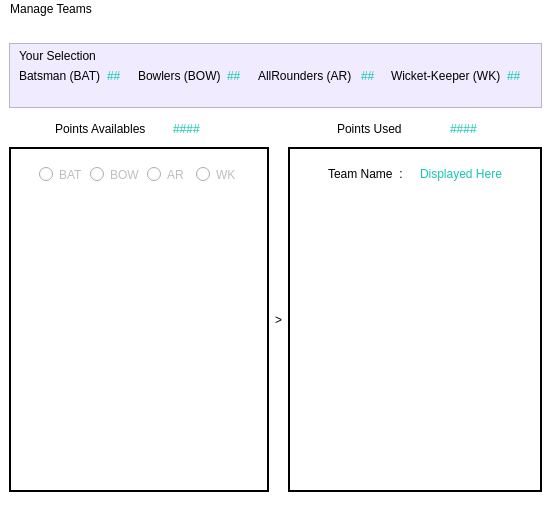
<?xml version="1.0" encoding="UTF-8"?>
<ui version="4.0">
 <class>MainWindow</class>
 <widget class="QMainWindow" name="MainWindow">
  <property name="geometry">
   <rect>
    <x>0</x>
    <y>0</y>
    <width>551</width>
    <height>523</height>
   </rect>
  </property>
  <property name="font">
   <font>
    <family>Arial</family>
   </font>
  </property>
  <property name="windowTitle">
   <string>MainWindow</string>
  </property>
  <property name="styleSheet">
   <string notr="true">background-color: rgb(255, 255, 255);</string>
  </property>
  <widget class="QWidget" name="central_w">
   <layout class="QVBoxLayout" name="verticalLayout_3">
    <item>
     <spacer name="verticalSpacer">
      <property name="orientation">
       <enum>Qt::Vertical</enum>
      </property>
      <property name="sizeType">
       <enum>QSizePolicy::Preferred</enum>
      </property>
      <property name="sizeHint" stdset="0">
       <size>
        <width>20</width>
        <height>40</height>
       </size>
      </property>
     </spacer>
    </item>
    <item>
     <widget class="QFrame" name="frame">
      <property name="styleSheet">
       <string notr="true">background-color: rgb(241, 235, 255);
font: 75 10pt &quot;Arial&quot;;
</string>
      </property>
      <property name="frameShape">
       <enum>QFrame::StyledPanel</enum>
      </property>
      <property name="frameShadow">
       <enum>QFrame::Raised</enum>
      </property>
      <layout class="QGridLayout" name="gridLayout">
       <property name="topMargin">
        <number>5</number>
       </property>
       <property name="bottomMargin">
        <number>24</number>
       </property>
       <item row="1" column="4">
        <widget class="QLabel" name="label_10">
         <property name="text">
          <string>AllRounders (AR) </string>
         </property>
        </widget>
       </item>
       <item row="1" column="3">
        <widget class="QLabel" name="BOWL">
         <property name="styleSheet">
          <string notr="true">color: rgb(20, 200, 175);</string>
         </property>
         <property name="text">
          <string>##</string>
         </property>
        </widget>
       </item>
       <item row="1" column="5">
        <widget class="QLabel" name="ARL">
         <property name="styleSheet">
          <string notr="true">color: rgb(20, 200, 175);</string>
         </property>
         <property name="text">
          <string>##</string>
         </property>
        </widget>
       </item>
       <item row="1" column="1">
        <widget class="QLabel" name="BAT">
         <property name="styleSheet">
          <string notr="true">color: rgb(20, 200, 175);</string>
         </property>
         <property name="text">
          <string>##</string>
         </property>
        </widget>
       </item>
       <item row="1" column="0">
        <widget class="QLabel" name="label_2">
         <property name="text">
          <string>Batsman (BAT)</string>
         </property>
        </widget>
       </item>
       <item row="1" column="7">
        <widget class="QLabel" name="WK">
         <property name="styleSheet">
          <string notr="true">color: rgb(20, 200, 175);</string>
         </property>
         <property name="text">
          <string>##</string>
         </property>
        </widget>
       </item>
       <item row="1" column="6">
        <widget class="QLabel" name="label_12">
         <property name="text">
          <string>Wicket-Keeper (WK)</string>
         </property>
        </widget>
       </item>
       <item row="1" column="2">
        <widget class="QLabel" name="label_4">
         <property name="text">
          <string>Bowlers (BOW)</string>
         </property>
        </widget>
       </item>
       <item row="0" column="0">
        <widget class="QLabel" name="label">
         <property name="styleSheet">
          <string notr="true">
font: italic 9pt &quot;Arial&quot;;</string>
         </property>
         <property name="text">
          <string>Your Selection</string>
         </property>
        </widget>
       </item>
      </layout>
     </widget>
    </item>
    <item>
     <widget class="QFrame" name="frame_2">
      <property name="styleSheet">
       <string notr="true">font: 75 10pt &quot;Arial&quot;;
border-color: rgb(255, 255, 255);</string>
      </property>
      <property name="frameShape">
       <enum>QFrame::NoFrame</enum>
      </property>
      <property name="frameShadow">
       <enum>QFrame::Plain</enum>
      </property>
      <property name="lineWidth">
       <number>0</number>
      </property>
      <layout class="QHBoxLayout" name="horizontalLayout">
       <property name="leftMargin">
        <number>46</number>
       </property>
       <property name="topMargin">
        <number>8</number>
       </property>
       <property name="rightMargin">
        <number>23</number>
       </property>
       <property name="bottomMargin">
        <number>5</number>
       </property>
       <item>
        <widget class="QLabel" name="label_6">
         <property name="styleSheet">
          <string notr="true">font: 75 9pt &quot;Arial&quot;;</string>
         </property>
         <property name="text">
          <string>Points Availables</string>
         </property>
        </widget>
       </item>
       <item>
        <widget class="QLabel" name="points_available">
         <property name="styleSheet">
          <string notr="true">color: rgb(20, 200, 175);</string>
         </property>
         <property name="text">
          <string>####</string>
         </property>
        </widget>
       </item>
       <item alignment="Qt::AlignRight">
        <widget class="QLabel" name="label_7">
         <property name="text">
          <string>Points Used</string>
         </property>
        </widget>
       </item>
       <item alignment="Qt::AlignHCenter">
        <widget class="QLabel" name="points_used">
         <property name="styleSheet">
          <string notr="true">color: rgb(20, 200, 175);</string>
         </property>
         <property name="text">
          <string>####</string>
         </property>
        </widget>
       </item>
      </layout>
     </widget>
    </item>
    <item>
     <layout class="QHBoxLayout" name="horizontalLayout_4">
      <item>
       <spacer name="horizontalSpacer_3">
        <property name="orientation">
         <enum>Qt::Horizontal</enum>
        </property>
        <property name="sizeType">
         <enum>QSizePolicy::Preferred</enum>
        </property>
        <property name="sizeHint" stdset="0">
         <size>
          <width>13</width>
          <height>345</height>
         </size>
        </property>
       </spacer>
      </item>
      <item>
       <widget class="QFrame" name="frame_3">
        <property name="sizePolicy">
         <sizepolicy hsizetype="Expanding" vsizetype="Preferred">
          <horstretch>0</horstretch>
          <verstretch>0</verstretch>
         </sizepolicy>
        </property>
        <property name="styleSheet">
         <string notr="true">border-color: rgb(15, 15, 15);</string>
        </property>
        <property name="frameShape">
         <enum>QFrame::Panel</enum>
        </property>
        <property name="frameShadow">
         <enum>QFrame::Plain</enum>
        </property>
        <property name="lineWidth">
         <number>2</number>
        </property>
        <property name="midLineWidth">
         <number>1</number>
        </property>
        <layout class="QVBoxLayout" name="verticalLayout">
         <property name="leftMargin">
          <number>19</number>
         </property>
         <property name="rightMargin">
          <number>19</number>
         </property>
         <item>
          <widget class="QFrame" name="frame_5">
           <property name="styleSheet">
            <string notr="true">font: 75 10pt &quot;Arial&quot;;</string>
           </property>
           <property name="frameShape">
            <enum>QFrame::NoFrame</enum>
           </property>
           <property name="frameShadow">
            <enum>QFrame::Sunken</enum>
           </property>
           <layout class="QHBoxLayout" name="horizontalLayout_2">
            <item>
             <widget class="QRadioButton" name="bat_rb">
              <property name="enabled">
               <bool>false</bool>
              </property>
              <property name="sizePolicy">
               <sizepolicy hsizetype="Expanding" vsizetype="Fixed">
                <horstretch>0</horstretch>
                <verstretch>0</verstretch>
               </sizepolicy>
              </property>
              <property name="text">
               <string>BAT</string>
              </property>
             </widget>
            </item>
            <item>
             <widget class="QRadioButton" name="bow_rb">
              <property name="enabled">
               <bool>false</bool>
              </property>
              <property name="sizePolicy">
               <sizepolicy hsizetype="Expanding" vsizetype="Fixed">
                <horstretch>0</horstretch>
                <verstretch>0</verstretch>
               </sizepolicy>
              </property>
              <property name="text">
               <string>BOW</string>
              </property>
             </widget>
            </item>
            <item>
             <widget class="QRadioButton" name="ar_rb">
              <property name="enabled">
               <bool>false</bool>
              </property>
              <property name="sizePolicy">
               <sizepolicy hsizetype="Expanding" vsizetype="Fixed">
                <horstretch>0</horstretch>
                <verstretch>0</verstretch>
               </sizepolicy>
              </property>
              <property name="text">
               <string>AR</string>
              </property>
             </widget>
            </item>
            <item>
             <widget class="QRadioButton" name="wk_rb">
              <property name="enabled">
               <bool>false</bool>
              </property>
              <property name="sizePolicy">
               <sizepolicy hsizetype="Expanding" vsizetype="Fixed">
                <horstretch>0</horstretch>
                <verstretch>0</verstretch>
               </sizepolicy>
              </property>
              <property name="text">
               <string>WK</string>
              </property>
             </widget>
            </item>
           </layout>
          </widget>
         </item>
         <item>
          <widget class="QListWidget" name="av_player">
           <property name="frameShape">
            <enum>QFrame::NoFrame</enum>
           </property>
          </widget>
         </item>
        </layout>
       </widget>
      </item>
      <item>
       <spacer name="horizontalSpacer">
        <property name="orientation">
         <enum>Qt::Horizontal</enum>
        </property>
        <property name="sizeType">
         <enum>QSizePolicy::Preferred</enum>
        </property>
        <property name="sizeHint" stdset="0">
         <size>
          <width>13</width>
          <height>345</height>
         </size>
        </property>
       </spacer>
      </item>
      <item>
       <widget class="QLabel" name="label_9">
        <property name="styleSheet">
         <string notr="true">font: 20pt &quot;Arial&quot;;</string>
        </property>
        <property name="lineWidth">
         <number>-10</number>
        </property>
        <property name="midLineWidth">
         <number>-10</number>
        </property>
        <property name="text">
         <string>&gt;</string>
        </property>
       </widget>
      </item>
      <item>
       <spacer name="horizontalSpacer_2">
        <property name="orientation">
         <enum>Qt::Horizontal</enum>
        </property>
        <property name="sizeType">
         <enum>QSizePolicy::Preferred</enum>
        </property>
        <property name="sizeHint" stdset="0">
         <size>
          <width>13</width>
          <height>345</height>
         </size>
        </property>
       </spacer>
      </item>
      <item>
       <widget class="QFrame" name="frame_4">
        <property name="styleSheet">
         <string notr="true">border-color: rgb(120, 120, 120);</string>
        </property>
        <property name="frameShape">
         <enum>QFrame::Panel</enum>
        </property>
        <property name="frameShadow">
         <enum>QFrame::Plain</enum>
        </property>
        <property name="lineWidth">
         <number>2</number>
        </property>
        <property name="midLineWidth">
         <number>1</number>
        </property>
        <layout class="QVBoxLayout" name="verticalLayout_2" stretch="0,0">
         <property name="spacing">
          <number>6</number>
         </property>
         <property name="leftMargin">
          <number>18</number>
         </property>
         <property name="topMargin">
          <number>9</number>
         </property>
         <property name="rightMargin">
          <number>14</number>
         </property>
         <item>
          <widget class="QFrame" name="frame_6">
           <property name="styleSheet">
            <string notr="true">font: 75 10pt &quot;Arial&quot;;</string>
           </property>
           <property name="frameShape">
            <enum>QFrame::NoFrame</enum>
           </property>
           <property name="frameShadow">
            <enum>QFrame::Raised</enum>
           </property>
           <layout class="QHBoxLayout" name="horizontalLayout_3">
            <item alignment="Qt::AlignHCenter">
             <widget class="QLabel" name="label_8">
              <property name="text">
               <string>Team Name  :</string>
              </property>
             </widget>
            </item>
            <item>
             <widget class="QLabel" name="team_name">
              <property name="styleSheet">
               <string notr="true">color: rgb(20, 200, 175);</string>
              </property>
              <property name="text">
               <string>Displayed Here</string>
              </property>
             </widget>
            </item>
           </layout>
          </widget>
         </item>
         <item>
          <widget class="QListWidget" name="sel_player">
           <property name="frameShape">
            <enum>QFrame::NoFrame</enum>
           </property>
          </widget>
         </item>
        </layout>
       </widget>
      </item>
      <item>
       <spacer name="horizontalSpacer_4">
        <property name="orientation">
         <enum>Qt::Horizontal</enum>
        </property>
        <property name="sizeType">
         <enum>QSizePolicy::Preferred</enum>
        </property>
        <property name="sizeHint" stdset="0">
         <size>
          <width>13</width>
          <height>345</height>
         </size>
        </property>
       </spacer>
      </item>
     </layout>
    </item>
   </layout>
  </widget>
  <widget class="QMenuBar" name="menubar">
   <property name="geometry">
    <rect>
     <x>0</x>
     <y>0</y>
     <width>551</width>
     <height>21</height>
    </rect>
   </property>
   <widget class="QMenu" name="menuManage_Teams">
    <property name="cursor">
     <cursorShape>ArrowCursor</cursorShape>
    </property>
    <property name="styleSheet">
     <string notr="true">selection-background-color: rgb(20, 200, 175);

</string>
    </property>
    <property name="title">
     <string>Manage Teams</string>
    </property>
    <addaction name="new_t"/>
    <addaction name="open_t"/>
    <addaction name="save_t"/>
    <addaction name="evaluat_t"/>
    <addaction name="actionQuit"/>
   </widget>
   <addaction name="menuManage_Teams"/>
  </widget>
  <widget class="QStatusBar" name="statusbar"/>
  <action name="new_t">
   <property name="checkable">
    <bool>false</bool>
   </property>
   <property name="text">
    <string>NEW Team</string>
   </property>
   <property name="iconText">
    <string notr="true">NEW Team</string>
   </property>
   <property name="shortcut">
    <string>Ctrl+N</string>
   </property>
   <property name="shortcutContext">
    <enum>Qt::WindowShortcut</enum>
   </property>
   <property name="autoRepeat">
    <bool>true</bool>
   </property>
   <property name="visible">
    <bool>true</bool>
   </property>
   <property name="priority">
    <enum>QAction::NormalPriority</enum>
   </property>
   <property name="shortcutVisibleInContextMenu" stdset="0">
    <bool>true</bool>
   </property>
  </action>
  <action name="open_t">
   <property name="text">
    <string>OPEN Team</string>
   </property>
   <property name="shortcut">
    <string>Ctrl+O</string>
   </property>
  </action>
  <action name="save_t">
   <property name="enabled">
    <bool>true</bool>
   </property>
   <property name="text">
    <string>SAVE team</string>
   </property>
   <property name="shortcut">
    <string>Ctrl+S</string>
   </property>
   <property name="visible">
    <bool>true</bool>
   </property>
   <property name="iconVisibleInMenu">
    <bool>true</bool>
   </property>
   <property name="shortcutVisibleInContextMenu" stdset="0">
    <bool>true</bool>
   </property>
  </action>
  <action name="evaluat_t">
   <property name="text">
    <string>EVALUATE Team</string>
   </property>
   <property name="shortcut">
    <string>Ctrl+E</string>
   </property>
  </action>
  <action name="actionQuit">
   <property name="text">
    <string>QUIT</string>
   </property>
  </action>
 </widget>
 <resources/>
 <connections/>
</ui>
